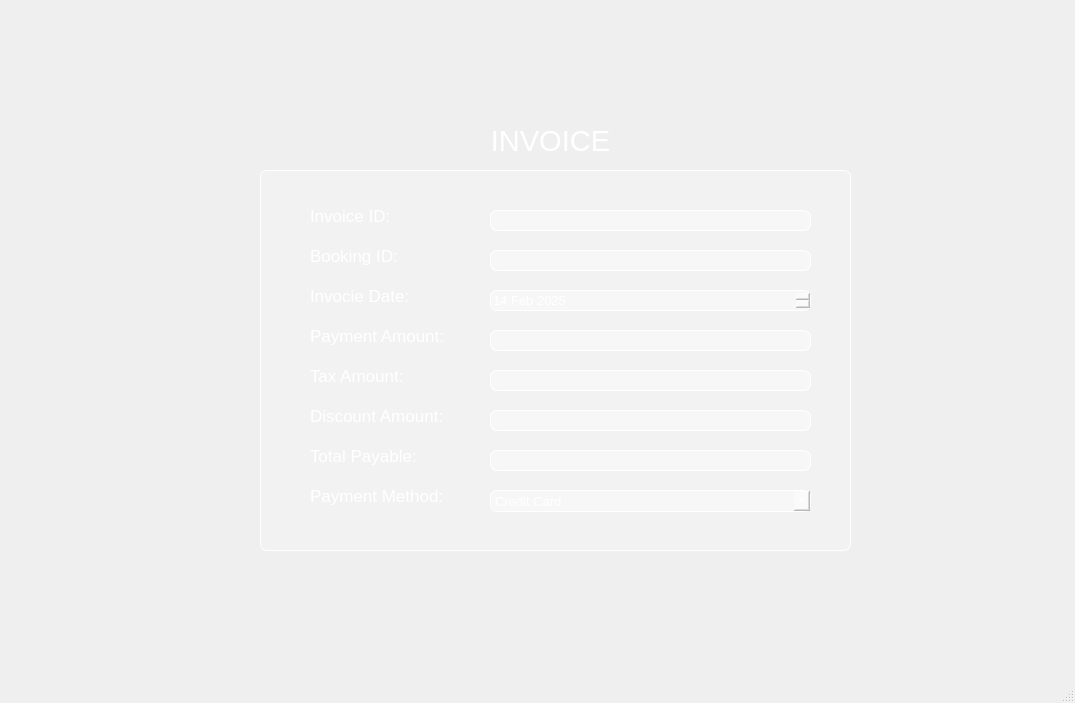
<?xml version="1.0" encoding="UTF-8"?>
<ui version="4.0">
 <class>MainWindow</class>
 <widget class="QMainWindow" name="MainWindow">
  <property name="geometry">
   <rect>
    <x>0</x>
    <y>0</y>
    <width>1075</width>
    <height>703</height>
   </rect>
  </property>
  <property name="windowTitle">
   <string>MainWindow</string>
  </property>
  <widget class="QWidget" name="centralwidget">
   <widget class="QLabel" name="label">
    <property name="geometry">
     <rect>
      <x>0</x>
      <y>0</y>
      <width>1071</width>
      <height>651</height>
     </rect>
    </property>
    <property name="text">
     <string/>
    </property>
    <property name="pixmap">
     <pixmap>../assets/image/BG Home Window.png</pixmap>
    </property>
    <property name="scaledContents">
     <bool>true</bool>
    </property>
   </widget>
   <widget class="QLabel" name="label_2">
    <property name="geometry">
     <rect>
      <x>460</x>
      <y>110</y>
      <width>181</width>
      <height>61</height>
     </rect>
    </property>
    <property name="styleSheet">
     <string notr="true">font-size: 22pt;
font-family: &quot;#9Slide03 Oswald Bold&quot;;
color: white;
</string>
    </property>
    <property name="text">
     <string>INVOICE</string>
    </property>
    <property name="alignment">
     <set>Qt::AlignCenter</set>
    </property>
   </widget>
   <widget class="QLabel" name="label_3">
    <property name="geometry">
     <rect>
      <x>260</x>
      <y>170</y>
      <width>591</width>
      <height>381</height>
     </rect>
    </property>
    <property name="styleSheet">
     <string notr="true">background-color: rgba(255, 255, 255, 40);
border: 0.5px solid white;
border-radius: 7px;
font-size: 10pt;
font-family: &quot;#9Slide03 Oswald Bold&quot;;
</string>
    </property>
    <property name="text">
     <string/>
    </property>
   </widget>
   <widget class="QLabel" name="label_4">
    <property name="geometry">
     <rect>
      <x>310</x>
      <y>200</y>
      <width>151</width>
      <height>31</height>
     </rect>
    </property>
    <property name="styleSheet">
     <string notr="true">font-size: 13pt;
font-family: &quot;#9Slide03 Oswald Bold&quot;;
color: white;
</string>
    </property>
    <property name="text">
     <string>Invoice ID:</string>
    </property>
   </widget>
   <widget class="QLineEdit" name="lineEditInvoiceID">
    <property name="geometry">
     <rect>
      <x>490</x>
      <y>210</y>
      <width>321</width>
      <height>21</height>
     </rect>
    </property>
    <property name="styleSheet">
     <string notr="true">background-color: rgba(255, 255, 255, 100);
border: 0.5px solid white;
border-radius: 7px;
font-size: 10pt;
font-family: &quot;#9Slide03 Oswald Bold&quot;;
color: white;</string>
    </property>
   </widget>
   <widget class="QLineEdit" name="lineBookingID">
    <property name="geometry">
     <rect>
      <x>490</x>
      <y>250</y>
      <width>321</width>
      <height>21</height>
     </rect>
    </property>
    <property name="styleSheet">
     <string notr="true">color: white;
background-color: rgba(255, 255, 255, 100);
border: 0.5px solid white;
border-radius: 7px;
font-size: 10pt;
font-family: &quot;#9Slide03 Oswald Bold&quot;;</string>
    </property>
   </widget>
   <widget class="QLabel" name="label_5">
    <property name="geometry">
     <rect>
      <x>310</x>
      <y>240</y>
      <width>151</width>
      <height>31</height>
     </rect>
    </property>
    <property name="styleSheet">
     <string notr="true">font-size: 13pt;
font-family: &quot;#9Slide03 Oswald Bold&quot;;
color: white;
</string>
    </property>
    <property name="text">
     <string>Booking ID:</string>
    </property>
   </widget>
   <widget class="QLabel" name="label_6">
    <property name="geometry">
     <rect>
      <x>310</x>
      <y>280</y>
      <width>151</width>
      <height>31</height>
     </rect>
    </property>
    <property name="styleSheet">
     <string notr="true">font-size: 13pt;
font-family: &quot;#9Slide03 Oswald Bold&quot;;
color: white;
</string>
    </property>
    <property name="text">
     <string>Invocie Date:</string>
    </property>
   </widget>
   <widget class="QLabel" name="label_7">
    <property name="geometry">
     <rect>
      <x>310</x>
      <y>360</y>
      <width>151</width>
      <height>31</height>
     </rect>
    </property>
    <property name="styleSheet">
     <string notr="true">font-size: 13pt;
font-family: &quot;#9Slide03 Oswald Bold&quot;;
color: white;
</string>
    </property>
    <property name="text">
     <string>Tax Amount:</string>
    </property>
   </widget>
   <widget class="QLineEdit" name="linePaymentAmount">
    <property name="geometry">
     <rect>
      <x>490</x>
      <y>330</y>
      <width>321</width>
      <height>21</height>
     </rect>
    </property>
    <property name="styleSheet">
     <string notr="true">background-color: rgba(255, 255, 255, 100);
border: 0.5px solid white;
border-radius: 7px;
font-size: 10pt;
font-family: &quot;#9Slide03 Oswald Bold&quot;;
color: white;</string>
    </property>
   </widget>
   <widget class="QLineEdit" name="lineTaxAmount">
    <property name="geometry">
     <rect>
      <x>490</x>
      <y>370</y>
      <width>321</width>
      <height>21</height>
     </rect>
    </property>
    <property name="styleSheet">
     <string notr="true">background-color: rgba(255, 255, 255, 100);
border: 0.5px solid white;
border-radius: 7px;
font-size: 10pt;
font-family: &quot;#9Slide03 Oswald Bold&quot;;
color: white;</string>
    </property>
   </widget>
   <widget class="QLineEdit" name="lineDiscountAmount">
    <property name="geometry">
     <rect>
      <x>490</x>
      <y>410</y>
      <width>321</width>
      <height>21</height>
     </rect>
    </property>
    <property name="styleSheet">
     <string notr="true">background-color: rgba(255, 255, 255, 100);
border: 0.5px solid white;
border-radius: 7px;
font-size: 10pt;
font-family: &quot;#9Slide03 Oswald Bold&quot;;
color: white;</string>
    </property>
   </widget>
   <widget class="QLabel" name="label_8">
    <property name="geometry">
     <rect>
      <x>310</x>
      <y>320</y>
      <width>151</width>
      <height>31</height>
     </rect>
    </property>
    <property name="styleSheet">
     <string notr="true">font-size: 13pt;
font-family: &quot;#9Slide03 Oswald Bold&quot;;
color: white;
</string>
    </property>
    <property name="text">
     <string>Payment Amount:</string>
    </property>
   </widget>
   <widget class="QLabel" name="label_9">
    <property name="geometry">
     <rect>
      <x>310</x>
      <y>400</y>
      <width>151</width>
      <height>31</height>
     </rect>
    </property>
    <property name="styleSheet">
     <string notr="true">font-size: 13pt;
font-family: &quot;#9Slide03 Oswald Bold&quot;;
color: white;
</string>
    </property>
    <property name="text">
     <string>Discount Amount:</string>
    </property>
   </widget>
   <widget class="QLabel" name="label_10">
    <property name="geometry">
     <rect>
      <x>310</x>
      <y>440</y>
      <width>151</width>
      <height>31</height>
     </rect>
    </property>
    <property name="styleSheet">
     <string notr="true">font-size: 13pt;
font-family: &quot;#9Slide03 Oswald Bold&quot;;
color: white;
</string>
    </property>
    <property name="text">
     <string>Total Payable:</string>
    </property>
   </widget>
   <widget class="QLineEdit" name="lineTotalPayable">
    <property name="geometry">
     <rect>
      <x>490</x>
      <y>450</y>
      <width>321</width>
      <height>21</height>
     </rect>
    </property>
    <property name="styleSheet">
     <string notr="true">background-color: rgba(255, 255, 255, 100);
border: 0.5px solid white;
border-radius: 7px;
font-size: 10pt;
font-family: &quot;#9Slide03 Oswald Bold&quot;;
color: white;</string>
    </property>
   </widget>
   <widget class="QLabel" name="label_11">
    <property name="geometry">
     <rect>
      <x>310</x>
      <y>480</y>
      <width>151</width>
      <height>31</height>
     </rect>
    </property>
    <property name="styleSheet">
     <string notr="true">font-size: 13pt;
font-family: &quot;#9Slide03 Oswald Bold&quot;;
color: white;
</string>
    </property>
    <property name="text">
     <string>Payment Method:</string>
    </property>
   </widget>
   <widget class="QComboBox" name="comboBoxPaymentMethod">
    <property name="geometry">
     <rect>
      <x>490</x>
      <y>490</y>
      <width>321</width>
      <height>22</height>
     </rect>
    </property>
    <property name="styleSheet">
     <string notr="true">background-color: rgba(255, 255, 255, 100);
border: 0.5px solid white;
border-radius: 7px;
font-size: 10pt;
font-family: &quot;#9Slide03 Oswald Bold&quot;;
color: white;</string>
    </property>
    <item>
     <property name="text">
      <string>Credit Card</string>
     </property>
    </item>
    <item>
     <property name="text">
      <string>Cash</string>
     </property>
    </item>
    <item>
     <property name="text">
      <string>E-wallet</string>
     </property>
    </item>
   </widget>
   <widget class="QPushButton" name="pushButtonExit">
    <property name="geometry">
     <rect>
      <x>540</x>
      <y>560</y>
      <width>231</width>
      <height>81</height>
     </rect>
    </property>
    <property name="styleSheet">
     <string notr="true">background-color: transparent;
border: none;</string>
    </property>
    <property name="text">
     <string/>
    </property>
    <property name="icon">
     <iconset>
      <normaloff>../assets/icons/Exit.png</normaloff>../assets/icons/Exit.png</iconset>
    </property>
    <property name="iconSize">
     <size>
      <width>140</width>
      <height>140</height>
     </size>
    </property>
   </widget>
   <widget class="QPushButton" name="pushButtonPay">
    <property name="geometry">
     <rect>
      <x>360</x>
      <y>560</y>
      <width>221</width>
      <height>81</height>
     </rect>
    </property>
    <property name="styleSheet">
     <string notr="true">background-color: transparent;
border: none;</string>
    </property>
    <property name="text">
     <string/>
    </property>
    <property name="icon">
     <iconset>
      <normaloff>../assets/icons/Pay.png</normaloff>../assets/icons/Pay.png</iconset>
    </property>
    <property name="iconSize">
     <size>
      <width>140</width>
      <height>140</height>
     </size>
    </property>
   </widget>
   <widget class="QDateEdit" name="dateEditInvoiceDate">
    <property name="enabled">
     <bool>true</bool>
    </property>
    <property name="geometry">
     <rect>
      <x>490</x>
      <y>290</y>
      <width>321</width>
      <height>21</height>
     </rect>
    </property>
    <property name="styleSheet">
     <string notr="true">background-color: rgba(255, 255, 255, 100);
border: 0.5px solid white;
border-radius: 7px;
font-size: 10pt;
font-family: &quot;#9Slide03 Oswald Bold&quot;;
color: white;</string>
    </property>
    <property name="date">
     <date>
      <year>2025</year>
      <month>2</month>
      <day>14</day>
     </date>
    </property>
   </widget>
  </widget>
  <widget class="QMenuBar" name="menubar">
   <property name="geometry">
    <rect>
     <x>0</x>
     <y>0</y>
     <width>1075</width>
     <height>25</height>
    </rect>
   </property>
  </widget>
  <widget class="QStatusBar" name="statusbar"/>
 </widget>
 <resources/>
 <connections/>
</ui>
